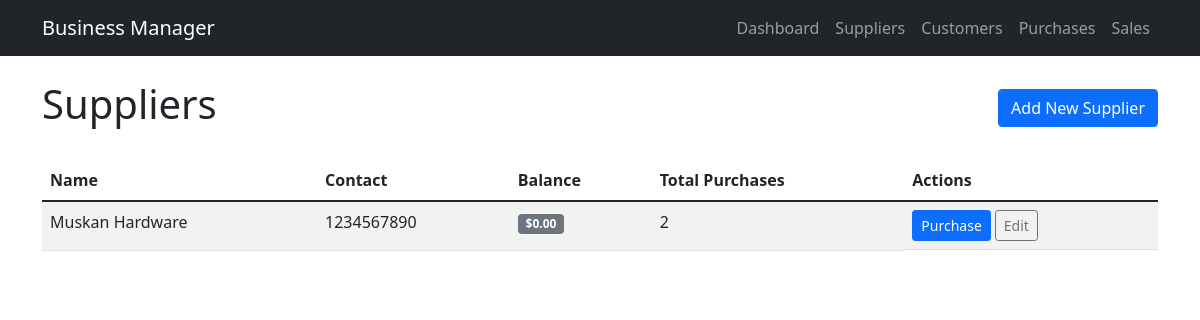
The app's page /suppliers with its own data.
### tables this page shows
CREATE TABLE suppliers (
                id INTEGER PRIMARY KEY AUTOINCREMENT,
                name TEXT NOT NULL UNIQUE,
                contact TEXT,
                address TEXT,
                balance DECIMAL(15,2) DEFAULT 0.00,
                created_at TIMESTAMP DEFAULT CURRENT_TIMESTAMP,
                updated_at TIMESTAMP DEFAULT CURRENT_TIMESTAMP
            );

### app.py (the view)
@app.route('/suppliers')
def suppliers():
    suppliers = supplier_model.get_all()
    return render_template('suppliers.html', suppliers=suppliers)

### models/database.py (called while the page is built)
    def get_db(self):
        if 'db' not in g:
            g.db = sqlite3.connect(self.db_path)
            g.db.row_factory = sqlite3.Row
            g.db.execute('PRAGMA foreign_keys = ON')
        return g.db

### models/supplier.py (called while the page is built)
    def get_all(self):
        try:
            cursor = self.db.get_db().cursor()
            cursor.execute('''
                SELECT s.*,
                       COUNT(p.id) as total_purchases,
                       COALESCE(SUM(p.amount), 0) as total_purchase_amount,
                       COALESCE(SUM(p.paid_amount), 0) as total_paid_amount
                FROM suppliers s
                LEFT JOIN purchases p ON s.id = p.supplier_id
                GROUP BY s.id
                ORDER BY s.name
            ''')
            return cursor.fetchall()
        except sqlite3.Error as e:
            logging.error(f"Error fetching suppliers: {e}")
            return []

### templates/suppliers.html (shortened to what this page needs)
{% extends "base.html" %}
{% block content %}
<div class="d-flex justify-content-between align-items-center mb-4">
    <h1>Suppliers</h1>
    <a href="{{ url_for('new_supplier') }}" class="btn btn-primary">Add New Supplier</a>
</div>
{% if suppliers %}
<div class="table-responsive">
    <table class="table table-striped">
        <thead>
            <tr>
                <th>Name</th>
                <th>Contact</th>
                <th>Balance</th>
                <th>Total Purchases</th>
                <th>Actions</th>
            </tr>
        </thead>
        <tbody>
            {% for supplier in suppliers %}
            <tr>
                <td>{{ supplier.name }}</td>
                <td>{{ supplier.contact or 'N/A' }}</td>
                <td>
                    <span class="badge bg-{{ 'danger' if supplier.balance > 0 else 'success' if supplier.balance < 0 else 'secondary' }}">
                        ${{ "%.2f"|format(supplier.balance) }}
                    </span>
                </td>
                <td>{{ supplier.total_purchases }}</td>
                <td class="d-flex gap-1 flex-wrap">
                    <a href="{{ url_for('new_purchase') }}?supplier_id={{ supplier.id }}" class="btn btn-sm btn-primary">Purchase</a>
                    <a href="{{ url_for('edit_supplier', supplier_id=supplier.id) }}" class="btn btn-sm btn-outline-secondary">Edit</a>
                </td>
            </tr>
            {% endfor %}
        </tbody>
    </table>
</div>
{% else %}
<div class="alert alert-info">
    No suppliers found. <a href="{{ url_for('new_supplier') }}">Add your first supplier</a>
</div>
{% endif %}
{% endblock %}

### records on screen
suppliers: name "Muskan Hardware", contact "1234567890", balance "0.00", total_purchases "2"
